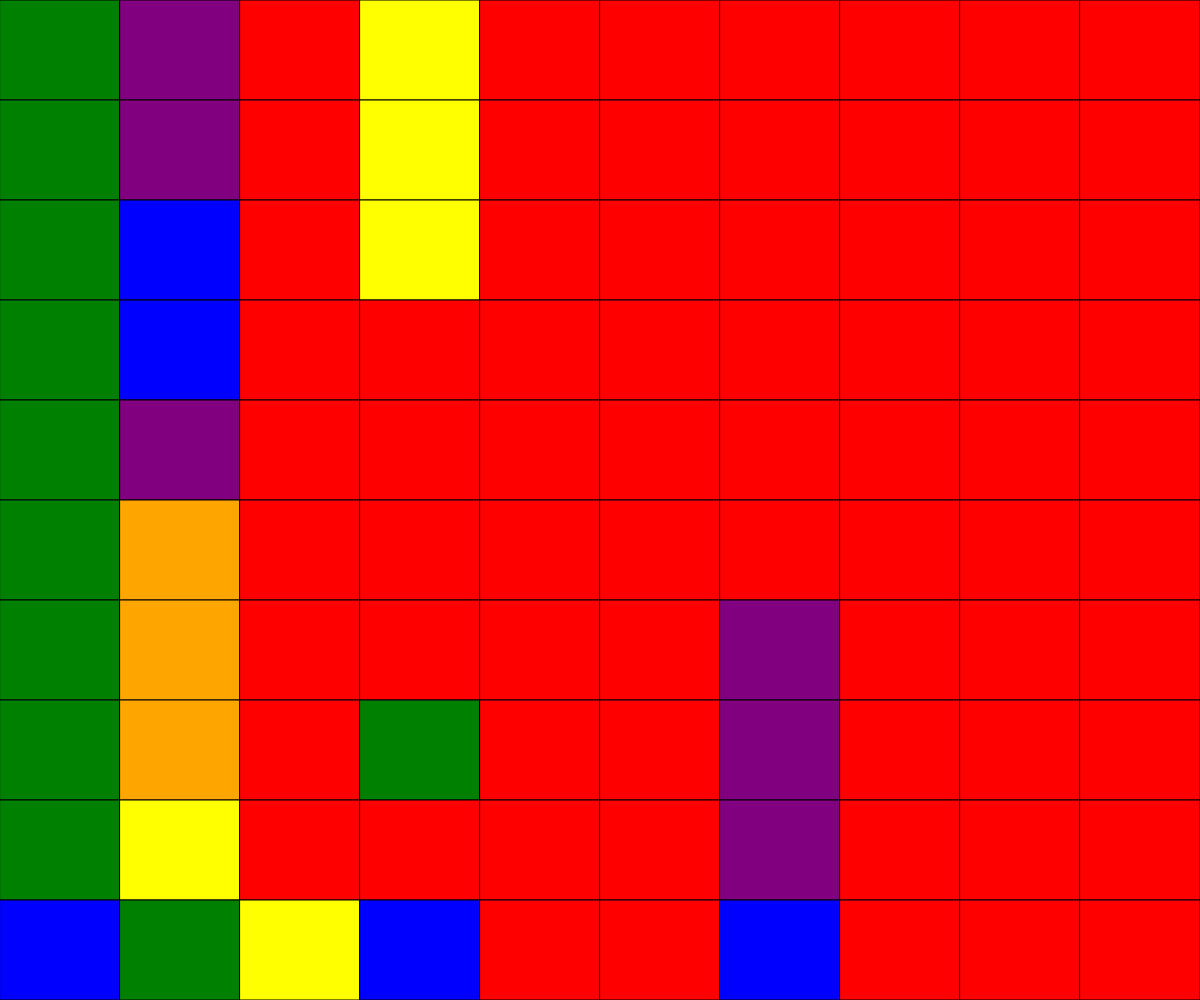
Frame 1 (no input)
Frame 60 (no input): identical to frame 1, image omitted
Frame 120 (the mouse pressed at the canvas centre since frame 60): identical to frame 1, image omitted

The p5.js sketch that drew this single still picture (run headless with seeded random() and noise() and a simulated clock; from frame 60 on, the mouse is pressed at the canvas centre):

// p5.js sketch
// ── sketch.js
function setup() {
  createCanvas(window.innerWidth, window.innerHeight);
}

var width = window.innerWidth;
var height = window.innerHeight;
var blockwidth = width/10;
var blockheight = height/10;

var a = 'red';
var b = 'orange';
var c = 'yellow';
var d = 'green';
var e = 'blue';
var f = 'purple';
var g = 'pink';

function draw() {
  //Column 1
  fill(color(d));
  rect(0, 0, blockwidth, blockheight)
  fill(color(d));
  rect(0, blockheight, blockwidth, blockheight)
  fill(color(d));
  rect(0, blockheight * 2, blockwidth, blockheight)
  fill(color(d));
  rect(0, blockheight * 3, blockwidth, blockheight)
  fill(color(d));
  rect(0, blockheight * 4, blockwidth, blockheight)
  fill(color(d));
  rect(0, blockheight * 5, blockwidth, blockheight)
  fill(color(d));
  rect(0, blockheight * 6, blockwidth, blockheight)
  fill(color(d));
  rect(0, blockheight * 7, blockwidth, blockheight)
  fill(color(d));
  rect(0, blockheight * 8, blockwidth, blockheight)
  fill(color(e));
  rect(0, blockheight * 9, blockwidth, blockheight)

  //Column 2
  fill(color(f));
  rect(blockwidth, 0, blockwidth, blockheight)
  fill(color(f));
  rect(blockwidth, blockheight, blockwidth, blockheight)
  fill(color(e));
  rect(blockwidth, blockheight * 2, blockwidth, blockheight)
  fill(color(e));
  rect(blockwidth, blockheight * 3, blockwidth, blockheight)
  fill(color(f));
  rect(blockwidth, blockheight * 4, blockwidth, blockheight)
  fill(color(b));
  rect(blockwidth, blockheight * 5, blockwidth, blockheight)
  fill(color(b));
  rect(blockwidth, blockheight * 6, blockwidth, blockheight)
  fill(color(b));
  rect(blockwidth, blockheight * 7, blockwidth, blockheight)
  fill(color(c));
  rect(blockwidth, blockheight * 8, blockwidth, blockheight)
  fill(color(d));
  rect(blockwidth, blockheight * 9, blockwidth, blockheight)

var n = 2;
  //Column 3
  fill(color(a));
  rect(blockwidth * n, 0, blockwidth, blockheight)
  fill(color(a));
  rect(blockwidth * n, blockheight, blockwidth, blockheight)
  fill(color(a));
  rect(blockwidth * n, blockheight * 2, blockwidth, blockheight)
  fill(color(a));
  rect(blockwidth * n, blockheight * 3, blockwidth, blockheight)
  fill(color(a));
  rect(blockwidth * n, blockheight * 4, blockwidth, blockheight)
  fill(color(a));
  rect(blockwidth * n, blockheight * 5, blockwidth, blockheight)
  fill(color(a));
  rect(blockwidth * n, blockheight * 6, blockwidth, blockheight)
  fill(color(a));
  rect(blockwidth * n, blockheight * 7, blockwidth, blockheight)
  fill(color(a));
  rect(blockwidth * n, blockheight * 8, blockwidth, blockheight)
  fill(color(c));
  rect(blockwidth * n, blockheight * 9, blockwidth, blockheight)

var n = 3;
  //Column 4
  fill(color(c));
  rect(blockwidth * n, 0, blockwidth, blockheight)
  fill(color(c));
  rect(blockwidth * n, blockheight, blockwidth, blockheight)
  fill(color(c));
  rect(blockwidth * n, blockheight * 2, blockwidth, blockheight)
  fill(color(a));
  rect(blockwidth * n, blockheight * 3, blockwidth, blockheight)
  fill(color(a));
  rect(blockwidth * n, blockheight * 4, blockwidth, blockheight)
  fill(color(a));
  rect(blockwidth * n, blockheight * 5, blockwidth, blockheight)
  fill(color(a));
  rect(blockwidth * n, blockheight * 6, blockwidth, blockheight)
  fill(color(d));
  rect(blockwidth * n, blockheight * 7, blockwidth, blockheight)
  fill(color(a));
  rect(blockwidth * n, blockheight * 8, blockwidth, blockheight)
  fill(color(e));
  rect(blockwidth * n, blockheight * 9, blockwidth, blockheight)

var n = 4;
  //Column 5
  fill(color(a));
  rect(blockwidth * n, 0, blockwidth, blockheight)
  fill(color(a));
  rect(blockwidth * n, blockheight, blockwidth, blockheight)
  fill(color(a));
  rect(blockwidth * n, blockheight * 2, blockwidth, blockheight)
  fill(color(a));
  rect(blockwidth * n, blockheight * 3, blockwidth, blockheight)
  fill(color(a));
  rect(blockwidth * n, blockheight * 4, blockwidth, blockheight)
  fill(color(a));
  rect(blockwidth * n, blockheight * 5, blockwidth, blockheight)
  fill(color(a));
  rect(blockwidth * n, blockheight * 6, blockwidth, blockheight)
  fill(color(a));
  rect(blockwidth * n, blockheight * 7, blockwidth, blockheight)
  fill(color(a));
  rect(blockwidth * n, blockheight * 8, blockwidth, blockheight)
  fill(color(a));
  rect(blockwidth * n, blockheight * 9, blockwidth, blockheight)

var n = 5;
  //Column 6
  fill(color(a));
  rect(blockwidth * n, 0, blockwidth, blockheight)
  fill(color(a));
  rect(blockwidth * n, blockheight, blockwidth, blockheight)
  fill(color(a));
  rect(blockwidth * n, blockheight * 2, blockwidth, blockheight)
  fill(color(a));
  rect(blockwidth * n, blockheight * 3, blockwidth, blockheight)
  fill(color(a));
  rect(blockwidth * n, blockheight * 4, blockwidth, blockheight)
  fill(color(a));
  rect(blockwidth * n, blockheight * 5, blockwidth, blockheight)
  fill(color(a));
  rect(blockwidth * n, blockheight * 6, blockwidth, blockheight)
  fill(color(a));
  rect(blockwidth * n, blockheight * 7, blockwidth, blockheight)
  fill(color(a));
  rect(blockwidth * n, blockheight * 8, blockwidth, blockheight)
  fill(color(a));
  rect(blockwidth * n, blockheight * 9, blockwidth, blockheight)

var n = 6;
  //Column 7
  fill(color(a));
  rect(blockwidth * n, 0, blockwidth, blockheight)
  fill(color(a));
  rect(blockwidth * n, blockheight, blockwidth, blockheight)
  fill(color(a));
  rect(blockwidth * n, blockheight * 2, blockwidth, blockheight)
  fill(color(a));
  rect(blockwidth * n, blockheight * 3, blockwidth, blockheight)
  fill(color(a));
  rect(blockwidth * n, blockheight * 4, blockwidth, blockheight)
  fill(color(a));
  rect(blockwidth * n, blockheight * 5, blockwidth, blockheight)
  fill(color(f));
  rect(blockwidth * n, blockheight * 6, blockwidth, blockheight)
  fill(color(f));
  rect(blockwidth * n, blockheight * 7, blockwidth, blockheight)
  fill(color(f));
  rect(blockwidth * n, blockheight * 8, blockwidth, blockheight)
  fill(color(e));
  rect(blockwidth * n, blockheight * 9, blockwidth, blockheight)

var n = 7;
  //Column 8
  fill(color(a));
  rect(blockwidth * n, 0, blockwidth, blockheight)
  fill(color(a));
  rect(blockwidth * n, blockheight, blockwidth, blockheight)
  fill(color(a));
  rect(blockwidth * n, blockheight * 2, blockwidth, blockheight)
  fill(color(a));
  rect(blockwidth * n, blockheight * 3, blockwidth, blockheight)
  fill(color(a));
  rect(blockwidth * n, blockheight * 4, blockwidth, blockheight)
  fill(color(a));
  rect(blockwidth * n, blockheight * 5, blockwidth, blockheight)
  fill(color(a));
  rect(blockwidth * n, blockheight * 6, blockwidth, blockheight)
  fill(color(a));
  rect(blockwidth * n, blockheight * 7, blockwidth, blockheight)
  fill(color(a));
  rect(blockwidth * n, blockheight * 8, blockwidth, blockheight)
  fill(color(a));
  rect(blockwidth * n, blockheight * 9, blockwidth, blockheight)

var n = 8;
  //Column 9
  fill(color(a));
  rect(blockwidth * n, 0, blockwidth, blockheight)
  fill(color(a));
  rect(blockwidth * n, blockheight, blockwidth, blockheight)
  fill(color(a));
  rect(blockwidth * n, blockheight * 2, blockwidth, blockheight)
  fill(color(a));
  rect(blockwidth * n, blockheight * 3, blockwidth, blockheight)
  fill(color(a));
  rect(blockwidth * n, blockheight * 4, blockwidth, blockheight)
  fill(color(a));
  rect(blockwidth * n, blockheight * 5, blockwidth, blockheight)
  fill(color(a));
  rect(blockwidth * n, blockheight * 6, blockwidth, blockheight)
  fill(color(a));
  rect(blockwidth * n, blockheight * 7, blockwidth, blockheight)
  fill(color(a));
  rect(blockwidth * n, blockheight * 8, blockwidth, blockheight)
  fill(color(a));
  rect(blockwidth * n, blockheight * 9, blockwidth, blockheight)

var n = 9;
  //Column 10
  fill(color(a));
  rect(blockwidth * n, 0, blockwidth, blockheight)
  fill(color(a));
  rect(blockwidth * n, blockheight, blockwidth, blockheight)
  fill(color(a));
  rect(blockwidth * n, blockheight * 2, blockwidth, blockheight)
  fill(color(a));
  rect(blockwidth * n, blockheight * 3, blockwidth, blockheight)
  fill(color(a));
  rect(blockwidth * n, blockheight * 4, blockwidth, blockheight)
  fill(color(a));
  rect(blockwidth * n, blockheight * 5, blockwidth, blockheight)
  fill(color(a));
  rect(blockwidth * n, blockheight * 6, blockwidth, blockheight)
  fill(color(a));
  rect(blockwidth * n, blockheight * 7, blockwidth, blockheight)
  fill(color(a));
  rect(blockwidth * n, blockheight * 8, blockwidth, blockheight)
  fill(color(a));
  rect(blockwidth * n, blockheight * 9, blockwidth, blockheight)
}

// ── wraikes-sample.js
function setup() {
  createCanvas(window.innerWidth, window.innerHeight);
}

var width = window.innerWidth;
var height = window.innerHeight;
var blockwidth = width/10;
var blockheight = height/10;

var w = 'white';
var b = 'blue';
var r = 'red';

function draw() {
  //Column 1
  fill(color(b));
  rect(0, 0, blockwidth, blockheight)
  fill(color(b));
  rect(0, blockheight, blockwidth, blockheight)
  fill(color(b));
  rect(0, blockheight * 2, blockwidth, blockheight)
  fill(color(b));
  rect(0, blockheight * 3, blockwidth, blockheight)
  fill(color(b));
  rect(0, blockheight * 4, blockwidth, blockheight)
  fill(color(b));
  rect(0, blockheight * 5, blockwidth, blockheight)
  fill(color(b));
  rect(0, blockheight * 6, blockwidth, blockheight)
  fill(color(b));
  rect(0, blockheight * 7, blockwidth, blockheight)
  fill(color(b));
  rect(0, blockheight * 8, blockwidth, blockheight)
  fill(color(b));
  rect(0, blockheight * 9, blockwidth, blockheight)

  //Column 2
  fill(color(b));
  rect(blockwidth, 0, blockwidth, blockheight)
  fill(color(b));
  rect(blockwidth, blockheight, blockwidth, blockheight)
  fill(color(b));
  rect(blockwidth, blockheight * 2, blockwidth, blockheight)
  fill(color(b));
  rect(blockwidth, blockheight * 3, blockwidth, blockheight)
  fill(color(b));
  rect(blockwidth, blockheight * 4, blockwidth, blockheight)
  fill(color(b));
  rect(blockwidth, blockheight * 5, blockwidth, blockheight)
  fill(color(b));
  rect(blockwidth, blockheight * 6, blockwidth, blockheight)
  fill(color(b));
  rect(blockwidth, blockheight * 7, blockwidth, blockheight)
  fill(color(b));
  rect(blockwidth, blockheight * 8, blockwidth, blockheight)
  fill(color(b));
  rect(blockwidth, blockheight * 9, blockwidth, blockheight)

var n = 2;
  //Column 3
  fill(color(b));
  rect(blockwidth * n, 0, blockwidth, blockheight)
  fill(color(b));
  rect(blockwidth * n, blockheight, blockwidth, blockheight)
  fill(color(b));
  rect(blockwidth * n, blockheight * 2, blockwidth, blockheight)
  fill(color(b));
  rect(blockwidth * n, blockheight * 3, blockwidth, blockheight)
  fill(color(b));
  rect(blockwidth * n, blockheight * 4, blockwidth, blockheight)
  fill(color(b));
  rect(blockwidth * n, blockheight * 5, blockwidth, blockheight)
  fill(color(b));
  rect(blockwidth * n, blockheight * 6, blockwidth, blockheight)
  fill(color(b));
  rect(blockwidth * n, blockheight * 7, blockwidth, blockheight)
  fill(color(b));
  rect(blockwidth * n, blockheight * 8, blockwidth, blockheight)
  fill(color(b));
  rect(blockwidth * n, blockheight * 9, blockwidth, blockheight)

var n = 3;
  //Column 4
  fill(color(w));
  rect(blockwidth * n, 0, blockwidth, blockheight)
  fill(color(w));
  rect(blockwidth * n, blockheight, blockwidth, blockheight)
  fill(color(w));
  rect(blockwidth * n, blockheight * 2, blockwidth, blockheight)
  fill(color(w));
  rect(blockwidth * n, blockheight * 3, blockwidth, blockheight)
  fill(color(w));
  rect(blockwidth * n, blockheight * 4, blockwidth, blockheight)
  fill(color(w));
  rect(blockwidth * n, blockheight * 5, blockwidth, blockheight)
  fill(color(w));
  rect(blockwidth * n, blockheight * 6, blockwidth, blockheight)
  fill(color(w));
  rect(blockwidth * n, blockheight * 7, blockwidth, blockheight)
  fill(color(w));
  rect(blockwidth * n, blockheight * 8, blockwidth, blockheight)
  fill(color(w));
  rect(blockwidth * n, blockheight * 9, blockwidth, blockheight)

var n = 4;
  //Column 5
  fill(color(w));
  rect(blockwidth * n, 0, blockwidth, blockheight)
  fill(color(w));
  rect(blockwidth * n, blockheight, blockwidth, blockheight)
  fill(color(w));
  rect(blockwidth * n, blockheight * 2, blockwidth, blockheight)
  fill(color(w));
  rect(blockwidth * n, blockheight * 3, blockwidth, blockheight)
  fill(color(w));
  rect(blockwidth * n, blockheight * 4, blockwidth, blockheight)
  fill(color(w));
  rect(blockwidth * n, blockheight * 5, blockwidth, blockheight)
  fill(color(w));
  rect(blockwidth * n, blockheight * 6, blockwidth, blockheight)
  fill(color(w));
  rect(blockwidth * n, blockheight * 7, blockwidth, blockheight)
  fill(color(w));
  rect(blockwidth * n, blockheight * 8, blockwidth, blockheight)
  fill(color(w));
  rect(blockwidth * n, blockheight * 9, blockwidth, blockheight)

var n = 5;
  //Column 6
  fill(color(w));
  rect(blockwidth * n, 0, blockwidth, blockheight)
  fill(color(w));
  rect(blockwidth * n, blockheight, blockwidth, blockheight)
  fill(color(w));
  rect(blockwidth * n, blockheight * 2, blockwidth, blockheight)
  fill(color(w));
  rect(blockwidth * n, blockheight * 3, blockwidth, blockheight)
  fill(color(w));
  rect(blockwidth * n, blockheight * 4, blockwidth, blockheight)
  fill(color(w));
  rect(blockwidth * n, blockheight * 5, blockwidth, blockheight)
  fill(color(w));
  rect(blockwidth * n, blockheight * 6, blockwidth, blockheight)
  fill(color(w));
  rect(blockwidth * n, blockheight * 7, blockwidth, blockheight)
  fill(color(w));
  rect(blockwidth * n, blockheight * 8, blockwidth, blockheight)
  fill(color(w));
  rect(blockwidth * n, blockheight * 9, blockwidth, blockheight)

var n = 6;
  //Column 7
  fill(color(w));
  rect(blockwidth * n, 0, blockwidth, blockheight)
  fill(color(w));
  rect(blockwidth * n, blockheight, blockwidth, blockheight)
  fill(color(w));
  rect(blockwidth * n, blockheight * 2, blockwidth, blockheight)
  fill(color(w));
  rect(blockwidth * n, blockheight * 3, blockwidth, blockheight)
  fill(color(w));
  rect(blockwidth * n, blockheight * 4, blockwidth, blockheight)
  fill(color(w));
  rect(blockwidth * n, blockheight * 5, blockwidth, blockheight)
  fill(color(w));
  rect(blockwidth * n, blockheight * 6, blockwidth, blockheight)
  fill(color(w));
  rect(blockwidth * n, blockheight * 7, blockwidth, blockheight)
  fill(color(w));
  rect(blockwidth * n, blockheight * 8, blockwidth, blockheight)
  fill(color(w));
  rect(blockwidth * n, blockheight * 9, blockwidth, blockheight)

var n = 7;
  //Column 8
  fill(color(r));
  rect(blockwidth * n, 0, blockwidth, blockheight)
  fill(color(r));
  rect(blockwidth * n, blockheight, blockwidth, blockheight)
  fill(color(r));
  rect(blockwidth * n, blockheight * 2, blockwidth, blockheight)
  fill(color(r));
  rect(blockwidth * n, blockheight * 3, blockwidth, blockheight)
  fill(color(r));
  rect(blockwidth * n, blockheight * 4, blockwidth, blockheight)
  fill(color(r));
  rect(blockwidth * n, blockheight * 5, blockwidth, blockheight)
  fill(color(r));
  rect(blockwidth * n, blockheight * 6, blockwidth, blockheight)
  fill(color(r));
  rect(blockwidth * n, blockheight * 7, blockwidth, blockheight)
  fill(color(r));
  rect(blockwidth * n, blockheight * 8, blockwidth, blockheight)
  fill(color(r));
  rect(blockwidth * n, blockheight * 9, blockwidth, blockheight)

var n = 8;
  //Column 9
  fill(color(r));
  rect(blockwidth * n, 0, blockwidth, blockheight)
  fill(color(r));
  rect(blockwidth * n, blockheight, blockwidth, blockheight)
  fill(color(r));
  rect(blockwidth * n, blockheight * 2, blockwidth, blockheight)
  fill(color(r));
  rect(blockwidth * n, blockheight * 3, blockwidth, blockheight)
  fill(color(r));
  rect(blockwidth * n, blockheight * 4, blockwidth, blockheight)
  fill(color(r));
  rect(blockwidth * n, blockheight * 5, blockwidth, blockheight)
  fill(color(r));
  rect(blockwidth * n, blockheight * 6, blockwidth, blockheight)
  fill(color(r));
  rect(blockwidth * n, blockheight * 7, blockwidth, blockheight)
  fill(color(r));
  rect(blockwidth * n, blockheight * 8, blockwidth, blockheight)
  fill(color(r));
  rect(blockwidth * n, blockheight * 9, blockwidth, blockheight)

var n = 9;
  //Column 10
  fill(color(r));
  rect(blockwidth * n, 0, blockwidth, blockheight)
  fill(color(r));
  rect(blockwidth * n, blockheight, blockwidth, blockheight)
  fill(color(r));
  rect(blockwidth * n, blockheight * 2, blockwidth, blockheight)
  fill(color(r));
  rect(blockwidth * n, blockheight * 3, blockwidth, blockheight)
  fill(color(r));
  rect(blockwidth * n, blockheight * 4, blockwidth, blockheight)
  fill(color(r));
  rect(blockwidth * n, blockheight * 5, blockwidth, blockheight)
  fill(color(r));
  rect(blockwidth * n, blockheight * 6, blockwidth, blockheight)
  fill(color(r));
  rect(blockwidth * n, blockheight * 7, blockwidth, blockheight)
  fill(color(r));
  rect(blockwidth * n, blockheight * 8, blockwidth, blockheight)
  fill(color(r));
  rect(blockwidth * n, blockheight * 9, blockwidth, blockheight)
}
